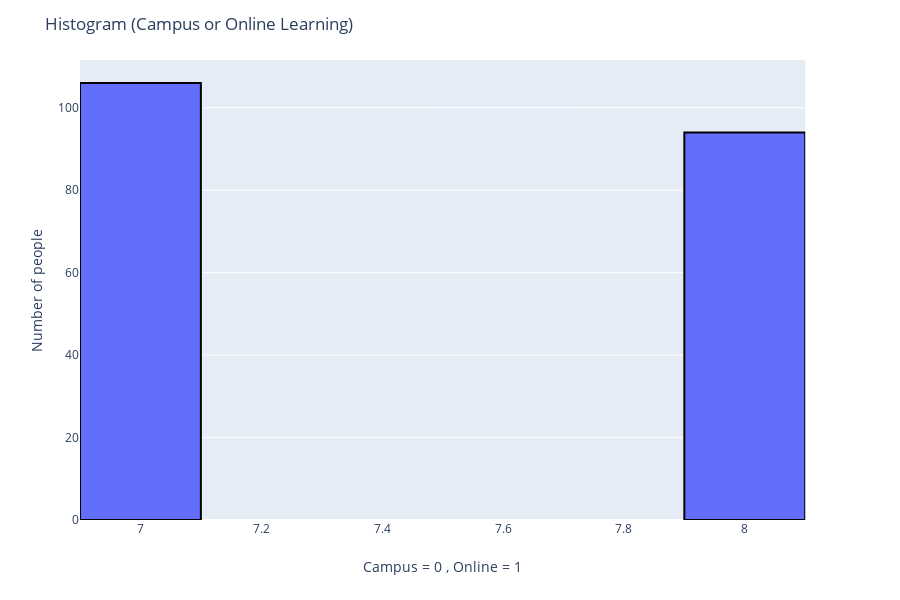

The code cell stored with this chart in its notebook:
### Markdown cell above
# Variable 6 (Level)

### Code cell
'''Generate 200 numbers to represent on Level7 and Level8 '''
np.random.seed(1234567) # Set the random seed so the numbers will stay the same each time the cell is executed
level=np.random.randint(7,9, size=200) # Specify range and set size of array
#print(level) # Print to screen - Testing purpose to check seed worked

# Create a histogram that is interactive
#fig = go.Figure()
fig = px.histogram(x=level, nbins=6) # Add the array age to be displayed

# Add black line around the bars represented.
fig.data[0].marker.line.width = 2
fig.data[0].marker.line.color = "black"

# Set the graph labels
fig.update_layout(
    title="Histogram (Campus or Online Learning)",
    xaxis_title="Campus = 0 , Online = 1",
    yaxis_title="Number of people",
)
fig.show() # Show

### Figure 1 — Plotly figure (JSON) as saved in the notebook; plotly's stock layout.template omitted (floating-point values rounded to 4 significant figures; data arrays with more than 128 entries replaced by an {"elided": "..."} marker saying what was removed)
{"data": [{"alignmentgroup": "True", "bingroup": "x", "hoverlabel": {"namelength": 0}, "hovertemplate": "x=%{x}<br>count=%{y}", "legendgroup": "", "marker": {"color": "#636efa", "line": {"color": "black", "width": 2}}, "name": "", "nbinsx": 6, "offsetgroup": "", "orientation": "v", "showlegend": false, "type": "histogram", "x": {"elided": "200 int values"}, "xaxis": "x", "yaxis": "y"}], "layout": {"barmode": "relative", "height": 600, "legend": {"tracegroupgap": 0}, "margin": {"t": 60}, "title": {"text": "Histogram (Campus or Online Learning)"}, "xaxis": {"anchor": "y", "domain": [0, 0.98], "title": {"text": "Campus = 0 , Online = 1"}}, "yaxis": {"anchor": "x", "domain": [0, 1], "title": {"text": "Number of people"}}}}
